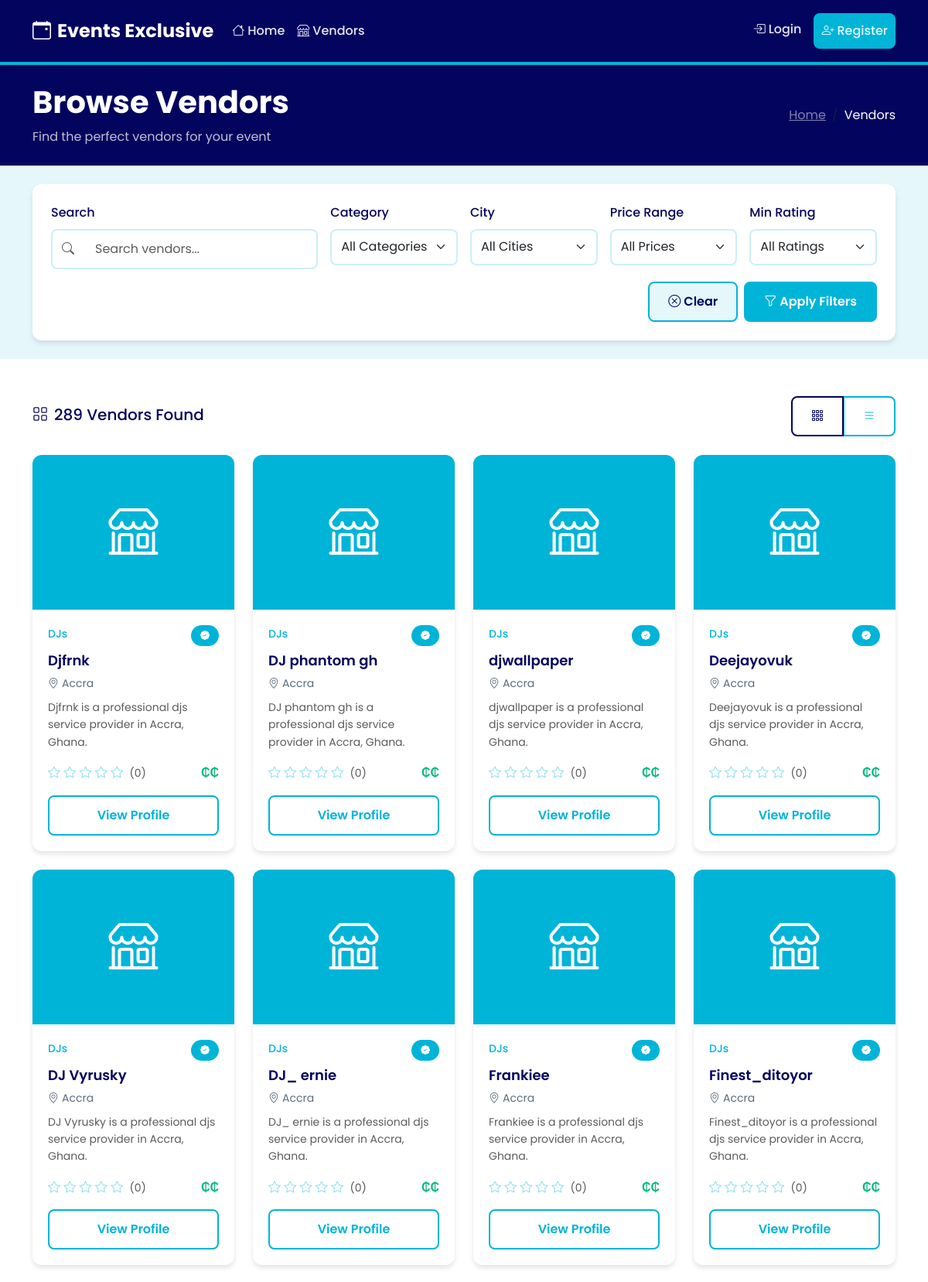
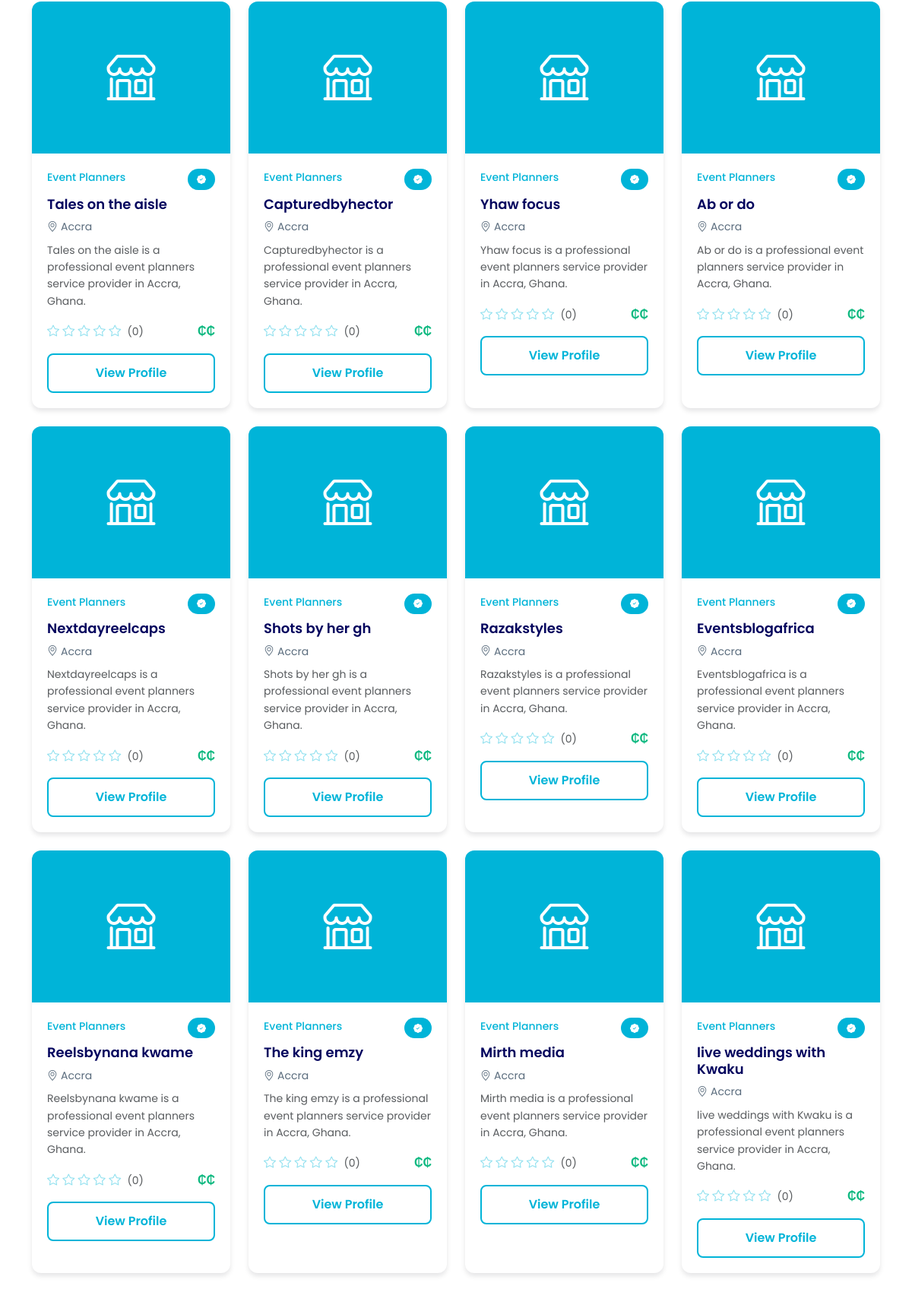
The app's page /vendors/ (upper part) with its own data (2 pictures, top to bottom).
### vendors/models.py (models this page shows, shortened)
class Vendor(models.Model):
    STATUS_CHOICES = [
        ('pending', 'Pending'),
        ('active', 'Active'),
        ('suspended', 'Suspended'),
    ]
    PRICE_TIER_CHOICES = [
        ('low', 'Low (₵)'),
        ('medium', 'Medium (₵₵)'),
        ('high', 'High (₵₵₵)'),
    ]
    id = models.UUIDField(primary_key=True, default=uuid.uuid4, editable=False)
    user = models.ForeignKey('accounts.User', on_delete=models.CASCADE, related_name='vendors', null=True, blank=True)
    category = models.ForeignKey('categories.Category', on_delete=models.PROTECT, related_name='vendors')
    name = models.CharField(max_length=255)
    slug = models.SlugField(max_length=255, unique=True)
    subcategory = models.CharField(max_length=100, blank=True)
    description = models.TextField()
    address = models.CharField(max_length=500)
    city = models.CharField(max_length=100, default='Accra')
    neighborhood = models.CharField(max_length=100, blank=True)
    latitude = models.DecimalField(max_digits=9, decimal_places=6, null=True, blank=True)
    longitude = models.DecimalField(max_digits=9, decimal_places=6, null=True, blank=True)
    phone_number = models.CharField(max_length=20)
    email = models.EmailField()
    website = models.URLField(blank=True)
    social_links = models.JSONField(
        default=dict,
        blank=True,
        help_text="JSON object with instagram, facebook, twitter keys"
    )
    images = models.JSONField(default=list, blank=True, help_text="Array of image URLs")
    tags = models.JSONField(default=list, blank=True, help_text="Array of tags")
    price_tier = models.CharField(max_length=10, choices=PRICE_TIER_CHOICES, default='medium')
    estimated_price_range = models.CharField(max_length=100, blank=True, help_text="e.g. '₵500 - ₵2000'")
    rating = models.DecimalField(
        max_digits=3,
        decimal_places=2,
        default=0.00,
        validators=[MinValueValidator(0), MaxValueValidator(5)]
    )
    reviews_count = models.IntegerField(default=0)
    verified = models.BooleanField(default=False)
    status = models.CharField(max_length=10, choices=STATUS_CHOICES, default='pending')
    subscription_plan = models.ForeignKey(
        'billing.SubscriptionPlan',
        on_delete=models.SET_NULL,
        null=True,
        blank=True,
        related_name='vendors'
    )
    views_count = models.IntegerField(default=0)
    leads_count = models.IntegerField(default=0)
    created_at = models.DateTimeField(auto_now_add=True)
    updated_at = models.DateTimeField(auto_now=True)
    class Meta:
        db_table = 'vendors'
        ordering = ['-created_at']
        indexes = [
            models.Index(fields=['status', 'verified']),
            models.Index(fields=['category', 'city']),
            models.Index(fields=['slug']),
        ]
    @property
    def images_list(self):
        import json
        if not self.images:
            return []

### categories/models.py (models this page shows, shortened)
class Category(models.Model):
    id = models.UUIDField(primary_key=True, default=uuid.uuid4, editable=False)
    name = models.CharField(max_length=100, unique=True)
    slug = models.SlugField(max_length=100, unique=True)
    description = models.TextField(blank=True)
    icon = models.CharField(max_length=50, blank=True, help_text="Icon name or emoji (fallback)")
    image = models.ImageField(upload_to='categories/', blank=True, null=True, help_text="Category image")
    created_at = models.DateTimeField(auto_now_add=True)
    updated_at = models.DateTimeField(auto_now=True)
    class Meta:
        db_table = 'categories'
        verbose_name_plural = 'categories'
        ordering = ['name']

### vendors/views.py (the view, shortened to what this page needs)
# urls.py: path('', views.vendor_list_view, name='vendor_list'),
def vendor_list_view(request):
    form = VendorSearchForm(request.GET or None)
    vendors = Vendor.objects.filter(status='active', verified=True)
    latitude = request.GET.get('latitude')
    longitude = request.GET.get('longitude')
    radius = request.GET.get('radius', '10')  # Default 10km
    proximity_search = False
    vendors = vendors.order_by('-rating', '-created_at')
    paginator = Paginator(vendors, settings.VENDORS_PER_PAGE)
    page_number = request.GET.get('page')
    page_obj = paginator.get_page(page_number)
    return render(request, 'vendors/vendor_list.html', {
        'form': form,
        'page_obj': page_obj,
        'total_count': vendors.count(),
        'proximity_search': False,
    })

### templates/vendors/vendor_list.html (shortened to what this page needs)
{% extends 'base.html' %}
{% load static %}
{% block content %}
<section class="bg-gradient-primary text-white py-4">
    <div class="container">
        <div class="row align-items-center">
            <div class="col-md-6">
                <h1 class="fw-bold mb-2">Browse Vendors</h1>
                <p class="mb-0 opacity-75">Find the perfect vendors for your event</p>
            </div>
            <div class="col-md-6">
                <nav aria-label="breadcrumb">
                    <ol class="breadcrumb justify-content-md-end mb-0">
                        <li class="breadcrumb-item"><a href="{% url 'home' %}" class="text-white-50">Home</a></li>
                        <li class="breadcrumb-item active text-white" aria-current="page">Vendors</li>
                    </ol>
                </nav>
            </div>
        </div>
    </div>
</section>
<section class="py-4 bg-pale">
    <div class="container">
        <form method="GET" action="{% url 'vendor_list' %}">
            <div id="filtersCollapse" class="collapse">
                <div class="card-custom p-4">
                    <div class="row g-3">
                        <div class="col-md-4">
                            <label class="form-label">Search</label>
                            <div class="input-group">
                                <span class="input-group-text bg-white border-end-0">
                                    <i class="bi bi-search text-muted"></i>
                                </span>
                                <input
                                    type="text"
                                    name="q"
                                    class="form-control border-start-0"
                                    placeholder="Search vendors..."
                                    aria-label="Search vendors"
                                    value="{{ form.q.value|default:'' }}"
                                >
                            </div>
                        </div>
                        <div class="col-md-2">
                            <label class="form-label">Category</label>
                            {{ form.category }}
                        </div>
                        <div class="col-md-2">
                            <label class="form-label">City</label>
                            {{ form.city }}
                        </div>
                        <div class="col-md-2">
                            <label class="form-label">Price Range</label>
                            {{ form.price_tier }}
                        </div>
                        <div class="col-md-2">
                            <label class="form-label">Min Rating</label>
                            {{ form.min_rating }}
                        </div>
                    </div>
                    <div class="row mt-3">
                        <div class="col-12 d-flex gap-2 justify-content-end filters-actions flex-wrap">
                            <a href="{% url 'vendor_list' %}" class="btn btn-secondary-custom">
                                <i class="bi bi-x-circle me-1"></i>Clear
                            </a>
                            <button type="submit" class="btn btn-primary-custom">
                                <i class="bi bi-funnel me-1"></i>Apply Filters
                            </button>
                        </div>
                    </div>
                </div>
            </div>
        </form>
    </div>
</section>
<section class="py-5">
    <div class="container">
        <div class="d-flex justify-content-between align-items-center mb-4">
            <div>
                <h5 class="text-deep-navy mb-1">
                    <i class="bi bi-grid me-2"></i>{{ total_count }} Vendor{{ total_count|pluralize }} Found
                </h5>
            </div>
            <div class="d-flex gap-2">
                <div class="btn-group" role="group">
                    <button type="button" class="btn btn-outline-custom active" id="gridView">
                        <i class="bi bi-grid-3x3-gap"></i>
                    </button>
                    <button type="button" class="btn btn-outline-custom" id="listView">
                        <i class="bi bi-list"></i>
                    </button>
                </div>
            </div>
        </div>
        <div class="row g-4" id="vendorGrid">
            {% for vendor in page_obj %}
                <div class="col-lg-3 col-md-4 col-sm-6">
                    <div class="vendor-card h-100">
                        {% if vendor.images_list %}
                            <img src="{{ vendor.images_list.0 }}" class="card-img-top" alt="{{ vendor.name }}">
                        {% else %}
                            <div class="card-img-top bg-gradient-secondary d-flex align-items-center justify-content-center" style="height: 200px;">
                                <i class="bi bi-shop text-white" style="font-size: 4rem;"></i>
                            </div>
                        {% endif %}
                        <div class="card-body d-flex flex-column">
                            <div class="d-flex justify-content-between align-items-start mb-2">
                                <span class="vendor-category">{{ vendor.category.name }}</span>
                                {% if vendor.verified %}
                                    <span class="verified-badge">
                                        <i class="bi bi-patch-check-fill"></i>
                                    </span>
                                {% endif %}
                            </div>
                            <h5 class="vendor-name">{{ vendor.name }}</h5>
                            <p class="vendor-location mb-2">
                                <i class="bi bi-geo-alt me-1"></i>{{ vendor.city }}{% if vendor.neighborhood %}, {{ vendor.neighborhood }}{% endif %}
                            </p>
                            <p class="text-muted small flex-grow-1">
                                {{ vendor.description|truncatewords:15 }}
                            </p>
                            <div class="d-flex justify-content-between align-items-center mb-3">
                                <div class="rating">
                                    {% for i in "12345" %}
                                        {% if forloop.counter <= vendor.rating %}
                                            <i class="bi bi-star-fill"></i>
                                        {% else %}
                                            <i class="bi bi-star"></i>
                                        {% endif %}
                                    {% endfor %}
                                    <span class="text-muted ms-1 small">({{ vendor.reviews_count }})</span>
                                </div>
                                <span class="price-tier">
                                    {% if vendor.price_tier == 'low' %}₵{% elif vendor.price_tier == 'medium' %}₵₵{% else %}₵₵₵{% endif %}
                                </span>
                            </div>
                            <a href="{% url 'vendor_detail' vendor.slug %}" class="btn btn-outline-custom w-100">
                                View Profile
                            </a>
                        </div>
                    </div>
                </div>
            {% endfor %}
        </div>
    </div>
</section>
{% endblock %}

### templates/base.html (style rules this page uses)
:root { --color-deep-navy: #03045E; --color-royal-blue: #0077B6; --color-ocean-blue: #00B4D8; --color-light-aqua: #90E0EF; --color-pale-cyan: #CAF0F8; --color-primary: #00B4D8; --color-primary-dark: #03045E; --color-primary-light: #90E0EF; --color-secondary: #0077B6; --color-background: #f8f9fa; --color-background-light: #ffffff; --color-text-dark: #03045E; --color-text-light: #ffffff; --color-text-muted: #5a6c7d; --color-success: #10b981; --color-warning: #90E0EF; --color-danger: #ef4444; --color-info: #0077B6; --shadow-sm: 0 1px 2px rgba(0, 8, 20, 0.05); --shadow-md: 0 4px 6px rgba(0, 8, 20, 0.1); --shadow-lg: 0 10px 15px rgba(0, 8, 20, 0.15); --shadow-xl: 0 20px 25px rgba(0, 8, 20, 0.2); --radius-sm: 0.375rem; --radius-md: 0.5rem; --radius-lg: 0.75rem; --radius-xl: 1rem; --radius-full: 9999px; }
* { margin: 0; padding: 0; box-sizing: border-box; }
body { font-family: 'Poppins', sans-serif; background-color: var(--color-background-light); color: var(--color-text-dark); line-height: 1.6; }
.btn-primary-custom { background: var(--color-ocean-blue); border: 2px solid var(--color-ocean-blue); color: var(--color-text-light); padding: 0.75rem 1.5rem; font-weight: 600; border-radius: var(--radius-md); transition: all 0.3s ease; box-shadow: var(--shadow-sm); }
.btn-secondary-custom { background-color: rgba(0, 180, 216, 0.1); border: 2px solid var(--color-ocean-blue); color: var(--color-deep-navy); padding: 0.75rem 1.5rem; font-weight: 600; border-radius: var(--radius-md); transition: all 0.3s ease; }
.btn-outline-custom { background-color: transparent; border: 2px solid var(--color-ocean-blue); color: var(--color-ocean-blue); padding: 0.75rem 1.5rem; font-weight: 600; border-radius: var(--radius-md); transition: all 0.3s ease; }
.card-custom { background: var(--color-text-light); border: none; border-radius: var(--radius-lg); box-shadow: var(--shadow-md); transition: all 0.3s ease; overflow: hidden; }
.vendor-card { background: var(--color-text-light); border-radius: var(--radius-lg); overflow: hidden; box-shadow: var(--shadow-md); transition: all 0.3s ease; }
.vendor-card .card-img-top { height: 200px; object-fit: cover; }
.vendor-card .card-body { padding: 1.25rem; }
.vendor-card .vendor-name { color: var(--color-deep-navy); font-weight: 600; font-size: 1.125rem; margin-bottom: 0.5rem; }
.vendor-card .vendor-category { color: var(--color-ocean-blue); font-size: 0.875rem; font-weight: 500; }
.vendor-card .vendor-location { color: var(--color-text-muted); font-size: 0.875rem; }
.vendor-card .rating { color: var(--color-warning); }
.vendor-card .price-tier { color: var(--color-success); font-weight: 600; }
.verified-badge { background: var(--color-ocean-blue); color: var(--color-text-light); padding: 0.25rem 0.75rem; border-radius: var(--radius-full); font-size: 0.75rem; font-weight: 600; display: inline-flex; align-items: center; gap: 0.25rem; }
.form-label { color: var(--color-deep-navy); font-weight: 500; margin-bottom: 0.5rem; }
.form-control, .form-select { border: 2px solid rgba(0, 53, 102, 0.1); border-radius: var(--radius-md); padding: 0.75rem 1rem; transition: all 0.3s ease; }
.bg-gradient-primary { background: var(--color-deep-navy); }
.bg-gradient-secondary { background: var(--color-ocean-blue); }
.bg-pale { background-color: rgba(0, 180, 216, 0.1); }
.text-deep-navy { color: var(--color-deep-navy); }

### templates/vendors/vendor_list.html (style rules this page uses)
.input-group-text { background: #fff; border: 2px solid var(--color-pale-cyan); border-right: none; border-radius: var(--radius-md) 0 0 var(--radius-md); color: var(--color-text-muted); }
.input-group .form-control { border: 2px solid var(--color-pale-cyan); border-left: none; border-radius: 0 var(--radius-md) var(--radius-md) 0; padding: 0.75rem 1rem; }
.form-select { border: 2px solid var(--color-pale-cyan); border-radius: var(--radius-md); padding: 0.6rem 2.25rem 0.6rem 0.75rem; }
@media (min-width: 992px) { #filtersCollapse.collapse { display: block !important; height: auto !important; visibility: visible !important; } }

### records on screen
Vendor: category.name "DJs", verified True (drawn), name "Djfrnk", city "Accra", description "Djfrnk is a professional djs service provider in Accra, Ghana.", rating 0 (drawn), reviews_count "0"
Vendor: category.name "DJs", verified True (drawn), name "DJ phantom gh", city "Accra", description "DJ phantom gh is a professional djs service provider in Accra, Ghana.", rating 0 (drawn), reviews_count "0"
Vendor: category.name "DJs", verified True (drawn), name "djwallpaper", city "Accra", description "djwallpaper is a professional djs service provider in Accra, Ghana.", rating 0 (drawn), reviews_count "0"
Vendor: category.name "DJs", verified True (drawn), name "Deejayovuk", city "Accra", description "Deejayovuk is a professional djs service provider in Accra, Ghana.", rating 0 (drawn), reviews_count "0"
Vendor: category.name "DJs", verified True (drawn), name "DJ Vyrusky", city "Accra", description "DJ Vyrusky is a professional djs service provider in Accra, Ghana.", rating 0 (drawn), reviews_count "0"
Vendor: category.name "DJs", verified True (drawn), name "DJ_ ernie", city "Accra", description "DJ_ ernie is a professional djs service provider in Accra, Ghana.", rating 0 (drawn), reviews_count "0"
Vendor: category.name "DJs", verified True (drawn), name "Frankiee", city "Accra", description "Frankiee is a professional djs service provider in Accra, Ghana.", rating 0 (drawn), reviews_count "0"
Vendor: category.name "DJs", verified True (drawn), name "Finest_ditoyor", city "Accra", description "Finest_ditoyor is a professional djs service provider in Accra, Ghana.", rating 0 (drawn), reviews_count "0"
Vendor: category.name "Event Planners", verified True (drawn), name "Tales on the aisle", city "Accra", description "Tales on the aisle is a professional event planners service provider in Accra, Ghana.", rating 0 (drawn), reviews_count "0"
Vendor: category.name "Event Planners", verified True (drawn), name "Capturedbyhector", city "Accra", description "Capturedbyhector is a professional event planners service provider in Accra, Ghana.", rating 0 (drawn), reviews_count "0"
Vendor: category.name "Event Planners", verified True (drawn), name "Yhaw focus", city "Accra", description "Yhaw focus is a professional event planners service provider in Accra, Ghana.", rating 0 (drawn), reviews_count "0"
Vendor: category.name "Event Planners", verified True (drawn), name "Ab or do", city "Accra", description "Ab or do is a professional event planners service provider in Accra, Ghana.", rating 0 (drawn), reviews_count "0"
Vendor: category.name "Event Planners", verified True (drawn), name "Nextdayreelcaps", city "Accra", description "Nextdayreelcaps is a professional event planners service provider in Accra, Ghana.", rating 0 (drawn), reviews_count "0"
Vendor: category.name "Event Planners", verified True (drawn), name "Shots by her gh", city "Accra", description "Shots by her gh is a professional event planners service provider in Accra, Ghana.", rating 0 (drawn), reviews_count "0"
Vendor: category.name "Event Planners", verified True (drawn), name "Razakstyles", city "Accra", description "Razakstyles is a professional event planners service provider in Accra, Ghana.", rating 0 (drawn), reviews_count "0"
Vendor: category.name "Event Planners", verified True (drawn), name "Eventsblogafrica", city "Accra", description "Eventsblogafrica is a professional event planners service provider in Accra, Ghana.", rating 0 (drawn), reviews_count "0"
Vendor: category.name "Event Planners", verified True (drawn), name "Reelsbynana kwame", city "Accra", description "Reelsbynana kwame is a professional event planners service provider in Accra, Ghana.", rating 0 (drawn), reviews_count "0"
Vendor: category.name "Event Planners", verified True (drawn), name "The king emzy", city "Accra", description "The king emzy is a professional event planners service provider in Accra, Ghana.", rating 0 (drawn), reviews_count "0"
Vendor: category.name "Event Planners", verified True (drawn), name "Mirth media", city "Accra", description "Mirth media is a professional event planners service provider in Accra, Ghana.", rating 0 (drawn), reviews_count "0"
Vendor: category.name "Event Planners", verified True (drawn), name "live weddings with Kwaku", city "Accra", description "live weddings with Kwaku is a professional event planners service provider in Accra, Ghana.", rating 0 (drawn), reviews_count "0"

### other values on screen
{{ total_count }} "289"
